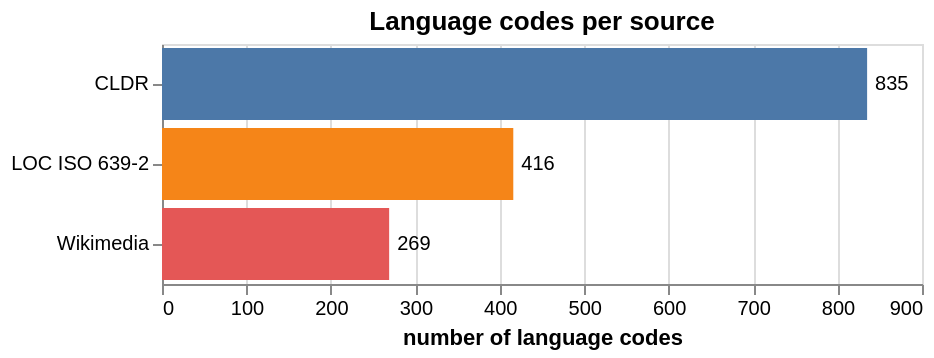

The notebook cell saved with this chart:
### Markdown cell above
## 1.1 Source Coverage and Overlap

How many languages come from each source, and how much do they overlap?

Each source covers a different slice of the 880 languages, and many languages appear in more than one. The first chart shows raw counts per source; the second shows the specific source combinations (CLDR only, CLDR + Wikimedia, all three, etc.).

### Code cell
source_flags = {
    "CLDR":      df["sources"].str.contains("cldr", na=False),
    "LOC ISO 639-2": df["in_iso639_2"].fillna(False).astype(bool),
    "Wikimedia": df["in_wikimedia"].fillna(False).astype(bool),
}

summary = pd.DataFrame({
    "source": list(source_flags.keys()),
    "count":  [m.sum() for m in source_flags.values()],
})

bars = alt.Chart(summary).mark_bar().encode(
    y=alt.Y("source:N", sort="-x", title=None),
    x=alt.X("count:Q", title="number of language codes"),
    color=alt.Color("source:N", legend=None, scale=alt.Scale(scheme="tableau10")),
    tooltip=["source:N", "count:Q"],
).properties(width=380, height=120, title="Language codes per source")

text = bars.mark_text(align="left", dx=4, fontSize=10).encode(
    text="count:Q", color=alt.value("black"))

(bars + text)

### Figure 1 — Vega-Lite specification as saved in the notebook (floating-point values rounded to 4 significant figures)
{"config": {"view": {"continuousWidth": 300, "continuousHeight": 300}}, "layer": [{"mark": {"type": "bar"}, "encoding": {"color": {"field": "source", "legend": null, "scale": {"scheme": "tableau10"}, "type": "nominal"}, "tooltip": [{"field": "source", "type": "nominal"}, {"field": "count", "type": "quantitative"}], "x": {"field": "count", "title": "number of language codes", "type": "quantitative"}, "y": {"field": "source", "sort": "-x", "title": null, "type": "nominal"}}, "title": "Language codes per source"}, {"mark": {"type": "text", "align": "left", "dx": 4, "fontSize": 10}, "encoding": {"color": {"value": "black"}, "text": {"field": "count", "type": "quantitative"}, "tooltip": [{"field": "source", "type": "nominal"}, {"field": "count", "type": "quantitative"}], "x": {"field": "count", "title": "number of language codes", "type": "quantitative"}, "y": {"field": "source", "sort": "-x", "title": null, "type": "nominal"}}, "title": "Language codes per source"}], "data": {"name": "data-1e2c1b315ed7510d80bb9d3da6a77b2e"}, "height": 120, "width": 380, "$schema": "https://vega.github.io/schema/vega-lite/v6.1.0.json", "datasets": {"data-1e2c1b315ed7510d80bb9d3da6a77b2e": [{"source": "CLDR", "count": 835}, {"source": "LOC ISO 639-2", "count": 416}, {"source": "Wikimedia", "count": 269}]}}
